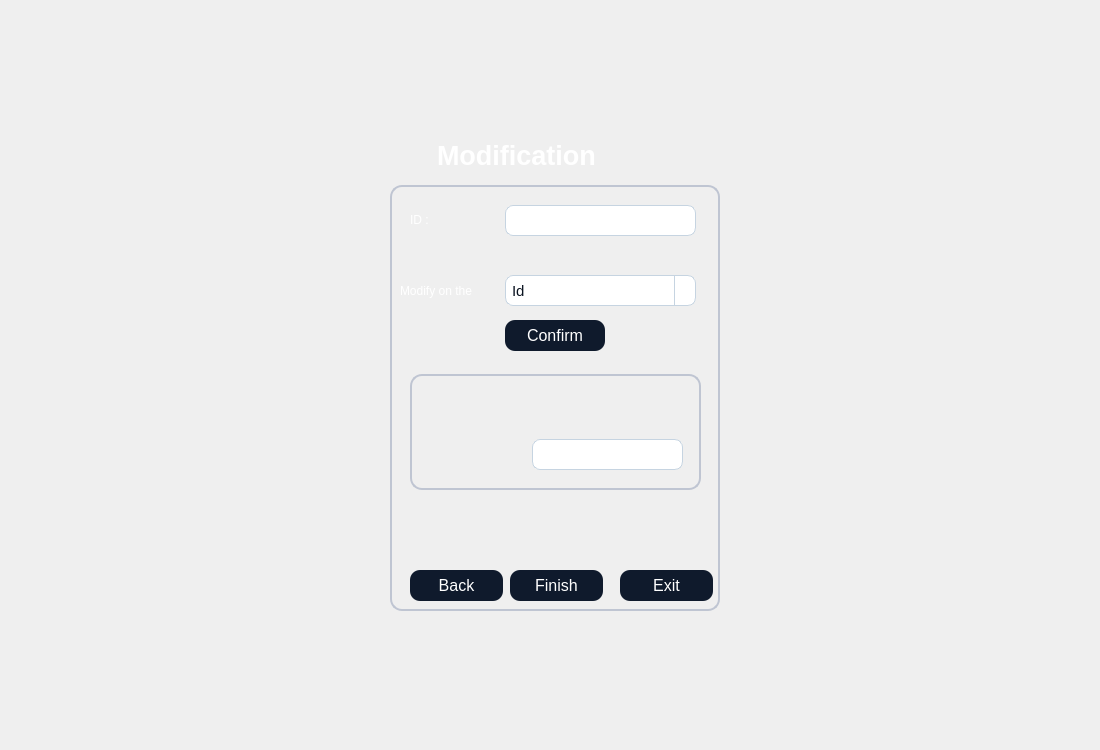
<?xml version="1.0" encoding="UTF-8"?>
<ui version="4.0">
 <class>modify</class>
 <widget class="QDialog" name="modify">
  <property name="geometry">
   <rect>
    <x>0</x>
    <y>0</y>
    <width>1100</width>
    <height>750</height>
   </rect>
  </property>
  <property name="windowTitle">
   <string>Dialog</string>
  </property>
  <property name="styleSheet">
   <string notr="true">QTableWidget {
    background-color: #1A2236;
    color: #FFFFFF;
    border: 1px solid #3A3F58;
    gridline-color: #3A3F58;
    font-family: &quot;Inter&quot;;
    font-size: 10pt;
    border-radius: 8px;
    selection-background-color: #0F5FFF;
    selection-color: #FFFFFF;
}

QHeaderView::section {
    background-color: #0F1A2C;
    color: #FFFFFF;
    border: 1px solid #3A3F58;
    padding: 4px;
    font-family: &quot;Montserrat SemiBold&quot;;
    font-size: 10pt;
}

QTableWidget::item:selected {
    background-color: #0F5FFF;
    color: #FFFFFF;
}
QGroupBox {
    border: 1.5px solid #BFC5D2;
    border-radius: 12px;
    margin-top: 25px;
    color: white;
    font-family: &quot;Segoe UI Semibold&quot;;
    font-size: 14pt;
}

QGroupBox::title {
    subcontrol-origin: margin;
    padding: 4px 10px;
}
QPushButton {
    background-color: #0F1A2C;
    color: #FFFFFF;
	border-color: rgb(0, 0, 0);
    border-radius: 10px;
    font-family: &quot;Montserrat SemiBold&quot;;
    font-size: 12pt;
    padding: 6px 12px;
}

QPushButton:hover {
    background-color: #1A2942;
}

QPushButton:pressed {
    background-color: #09111A;
}
QLineEdit {
    background-color: #FFFFFF;
    border: 1px solid #C6D4E1;
    border-radius: 8px;
    padding: 6px;
    color: #0A1320;
    font-family: &quot;Inter&quot;;
    font-size: 11pt;
}

QLineEdit:focus {
    border: 1px solid #00B4FF;
    background-color: #F8FBFF;
}
QComboBox {
    background-color: #FFFFFF;
    border: 1px solid #C6D4E1;
    border-radius: 8px;
    padding: 6px;
    color: #0A1320;
    font-family: &quot;Inter&quot;;
    font-size: 11pt;
}

QComboBox:focus {
    border: 1px solid #00B4FF;
    background-color: #F8FBFF;
}

QComboBox::drop-down {
    subcontrol-origin: padding;
    subcontrol-position: top right;
    width: 20px;
    border-left: 1px solid #C6D4E1;
}

QComboBox::down-arrow {
    
	image: url(:/new/prefix1/icon.png);
    width: 12px;
    height: 12px;
}
QDateEdit {
    background-color: #FFFFFF;
    border: 1px solid #C6D4E1;
    border-radius: 8px;
    padding: 6px;
    color: #0A1320;
    font-family: &quot;Inter&quot;;
    font-size: 11pt;
}

QDateEdit:focus {
    border: 1px solid #00B4FF;
    background-color: #F8FBFF;
}

QDateEdit::drop-down {
    subcontrol-origin: padding;
    subcontrol-position: top right;
    width: 20px;
    border-left: 1px solid #C6D4E1;
}

QDateEdit::down-arrow {
    image: url(:/new/prefix1/icon.png);
    width: 12px;
    height: 12px;
}
QDateEdit::up-arrow {
    
	image: url(:/new/prefix1/icon3.webp);
    width: 12px;
    height: 12px;
}

QTabWidget::pane {
    border: 1px solid #3A3F58;
    border-radius: 8px;
    background-color: #1A2236;
}

QTabBar::tab {
    background: #0F1A2C;
    color: #FFFFFF;
    border: 1px solid #3A3F58;
    border-bottom: none;
    border-top-left-radius: 8px;
    border-top-right-radius: 8px;
    padding: 8px 16px;
    font-family: &quot;Montserrat SemiBold&quot;;
    font-size: 10pt;
}

QTabBar::tab:selected {
    background: #0F5FFF;
    color: #FFFFFF;
}

QTabBar::tab:hover {
    background: #1A2942;
}</string>
  </property>
  <widget class="QLabel" name="label">
   <property name="geometry">
    <rect>
     <x>0</x>
     <y>0</y>
     <width>1100</width>
     <height>750</height>
    </rect>
   </property>
   <property name="styleSheet">
    <string notr="true">image: url(:/new/prefix1/bg.jpg);</string>
   </property>
   <property name="text">
    <string/>
   </property>
  </widget>
  <widget class="QGroupBox" name="groupBox">
   <property name="geometry">
    <rect>
     <x>390</x>
     <y>160</y>
     <width>330</width>
     <height>451</height>
    </rect>
   </property>
   <property name="title">
    <string/>
   </property>
   <widget class="QComboBox" name="Box">
    <property name="geometry">
     <rect>
      <x>115</x>
      <y>115</y>
      <width>191</width>
      <height>31</height>
     </rect>
    </property>
    <item>
     <property name="text">
      <string>Id</string>
     </property>
    </item>
    <item>
     <property name="text">
      <string>Name</string>
     </property>
    </item>
    <item>
     <property name="text">
      <string>Last Name</string>
     </property>
    </item>
    <item>
     <property name="text">
      <string>Adress</string>
     </property>
    </item>
    <item>
     <property name="text">
      <string>Salary</string>
     </property>
    </item>
   </widget>
   <widget class="QLabel" name="label_2">
    <property name="geometry">
     <rect>
      <x>10</x>
      <y>120</y>
      <width>101</width>
      <height>21</height>
     </rect>
    </property>
    <property name="styleSheet">
     <string notr="true">color: rgb(255, 255, 255);</string>
    </property>
    <property name="text">
     <string>Modify on the</string>
    </property>
   </widget>
   <widget class="QGroupBox" name="box">
    <property name="geometry">
     <rect>
      <x>20</x>
      <y>189</y>
      <width>291</width>
      <height>141</height>
     </rect>
    </property>
    <property name="title">
     <string/>
    </property>
    <widget class="QLabel" name="l1">
     <property name="geometry">
      <rect>
       <x>10</x>
       <y>30</y>
       <width>271</width>
       <height>51</height>
      </rect>
     </property>
     <property name="styleSheet">
      <string notr="true">font: 14pt &quot;Segoe UI&quot;;
color: rgb(255, 255, 255);
font: italic 9pt &quot;Segoe UI&quot;;</string>
     </property>
     <property name="text">
      <string>&lt;html&gt;&lt;head/&gt;&lt;body&gt;&lt;p align=&quot;center&quot;&gt;&lt;br/&gt;&lt;/p&gt;&lt;/body&gt;&lt;/html&gt;</string>
     </property>
    </widget>
    <widget class="QLineEdit" name="le2">
     <property name="geometry">
      <rect>
       <x>122</x>
       <y>90</y>
       <width>151</width>
       <height>31</height>
      </rect>
     </property>
    </widget>
    <widget class="QLabel" name="l2">
     <property name="geometry">
      <rect>
       <x>10</x>
       <y>95</y>
       <width>111</width>
       <height>21</height>
      </rect>
     </property>
     <property name="styleSheet">
      <string notr="true">color: rgb(255, 255, 255);</string>
     </property>
     <property name="text">
      <string/>
     </property>
    </widget>
   </widget>
   <widget class="QPushButton" name="confirm">
    <property name="geometry">
     <rect>
      <x>115</x>
      <y>160</y>
      <width>100</width>
      <height>31</height>
     </rect>
    </property>
    <property name="text">
     <string>Confirm</string>
    </property>
   </widget>
   <widget class="QLabel" name="label_3">
    <property name="geometry">
     <rect>
      <x>20</x>
      <y>50</y>
      <width>71</width>
      <height>20</height>
     </rect>
    </property>
    <property name="styleSheet">
     <string notr="true">color: rgb(255, 255, 255);</string>
    </property>
    <property name="text">
     <string>ID :</string>
    </property>
   </widget>
   <widget class="QLineEdit" name="le1">
    <property name="geometry">
     <rect>
      <x>115</x>
      <y>45</y>
      <width>191</width>
      <height>31</height>
     </rect>
    </property>
   </widget>
   <widget class="QPushButton" name="exit">
    <property name="geometry">
     <rect>
      <x>230</x>
      <y>410</y>
      <width>93</width>
      <height>31</height>
     </rect>
    </property>
    <property name="text">
     <string>Exit</string>
    </property>
   </widget>
   <widget class="QPushButton" name="finish">
    <property name="geometry">
     <rect>
      <x>120</x>
      <y>410</y>
      <width>93</width>
      <height>31</height>
     </rect>
    </property>
    <property name="text">
     <string>Finish</string>
    </property>
   </widget>
   <widget class="QPushButton" name="back">
    <property name="geometry">
     <rect>
      <x>20</x>
      <y>410</y>
      <width>93</width>
      <height>31</height>
     </rect>
    </property>
    <property name="text">
     <string>Back</string>
    </property>
   </widget>
   <widget class="QLabel" name="l3">
    <property name="geometry">
     <rect>
      <x>40</x>
      <y>350</y>
      <width>261</width>
      <height>51</height>
     </rect>
    </property>
    <property name="styleSheet">
     <string notr="true">color: rgb(0, 170, 0);
font: 700 14pt &quot;Segoe UI&quot;;</string>
    </property>
    <property name="text">
     <string/>
    </property>
   </widget>
  </widget>
  <widget class="QLabel" name="label_4">
   <property name="geometry">
    <rect>
     <x>430</x>
     <y>130</y>
     <width>251</width>
     <height>51</height>
    </rect>
   </property>
   <property name="styleSheet">
    <string notr="true">color: #FFFFFF; 
font-family: &quot;Montserrat SemiBold&quot;; 
font-size: 20pt;
font-weight: 700; 
padding: 4px 0;</string>
   </property>
   <property name="text">
    <string>Modification</string>
   </property>
  </widget>
 </widget>
 <resources/>
 <connections/>
</ui>
